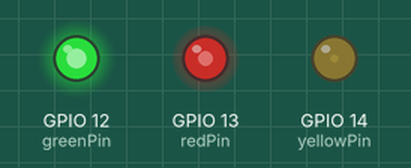
This sketch was run on a simulated ESP32. On the bench: output pins drawn as LEDs (lit = HIGH). What the sketch prints to the serial monitor is not drawn.

Above: at 0.05 s.
At 0.45 s:
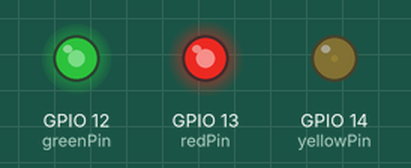
At 0.9 s:
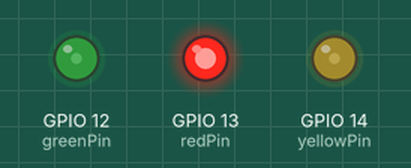
At 1.75 s:
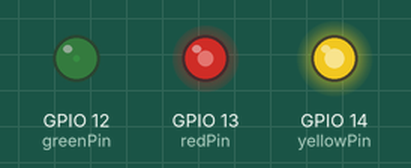
At 2.6 s:
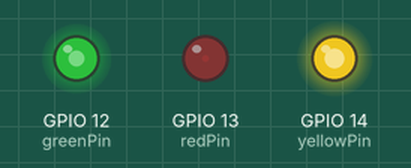
At 3.5 s:
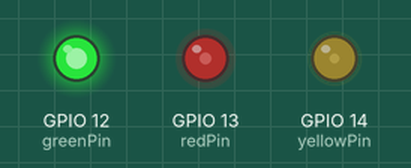
Timing chart, 0 to 8.5 s (numbered marks = the images above):
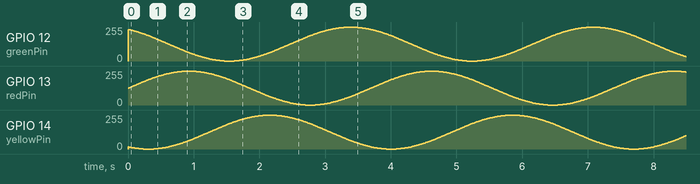

The sketch:

lab03-2.ino
```cpp
// ESP32 三色LED彩虹渐变实验
// 引脚对应：红色→GPIO13  绿色→GPIO12  黄色→GPIO14
// 兼容你之前实验使用的新版ESP32 Arduino PWM API

// 定义LED对应引脚（严格按照你的要求设置）
const int redPin = 13;    // 红色LED引脚
const int greenPin = 12;  // 绿色LED引脚
const int yellowPin = 14; // 黄色LED引脚

// PWM配置（和基础呼吸灯实验参数完全一致，无需修改）
const int freq = 5000;          // PWM频率 5000Hz
const int resolution = 8;        // 8位分辨率，占空比范围 0-255

// 渐变控制变量
float angle = 0;                 // 正弦函数角度变量
const float angleStep = 1.0;     // 角度步长，数值越小渐变越细腻

void setup() {
  Serial.begin(115200);

  // 绑定引脚与PWM，和你之前实验的用法完全一致，自动分配通道
  ledcAttach(redPin, freq, resolution);
  ledcAttach(greenPin, freq, resolution);
  ledcAttach(yellowPin, freq, resolution);
}

void loop() {
  // 角度转弧度（Arduino的sin函数仅支持弧度输入）
  float rad = angle * PI / 180.0;

  // 用正弦函数计算3路LED的占空比，相位差120度实现平滑彩虹渐变
  // 公式说明：sin输出范围-1~1 → +1后转为0~2 → 乘以127.5映射到0-255的占空比范围
  int redDuty = (sin(rad) + 1) * 127.5;
  int greenDuty = (sin(rad + 2*PI/3) + 1) * 127.5; // 相位偏移120度
  int yellowDuty = (sin(rad + 4*PI/3) + 1) * 127.5; // 相位偏移240度

  // 写入占空比，控制LED亮度
  ledcWrite(redPin, redDuty);
  ledcWrite(greenPin, greenDuty);
  ledcWrite(yellowPin, yellowDuty);

  // 串口输出调试信息，和基础实验保持一致
  Serial.print("Red: ");
  Serial.print(redDuty);
  Serial.print(" | Green: ");
  Serial.print(greenDuty);
  Serial.print(" | Yellow: ");
  Serial.println(yellowDuty);

  // 角度递增，控制渐变速度
  angle += angleStep;
  // 角度重置，避免数值溢出（sin函数本身支持循环，此步为可选优化）
  if(angle >= 360) {
    angle = 0;
    Serial.println("--- 一个完整渐变循环完成 ---");
  }

  // 延时控制渐变速度，和基础实验逻辑一致：数值越大，呼吸越慢
  delay(10);
}
```
